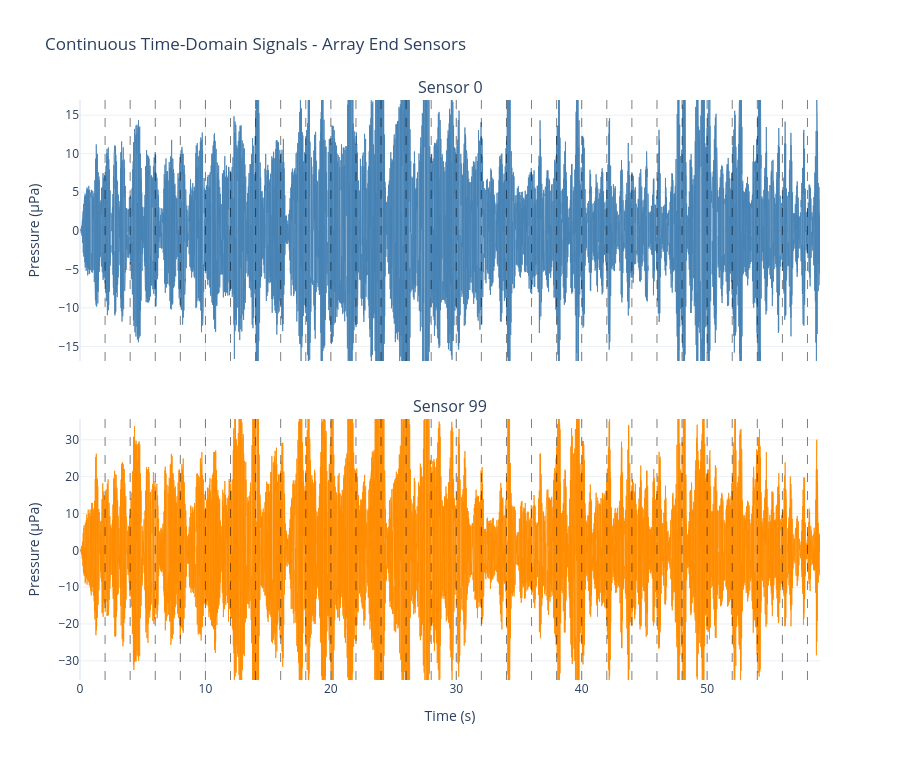

The code cell stored with this chart in its notebook:
### Markdown cell above
## 14. Compare First and Last Sensor Signals

Visualize spatial variation: signals from opposite ends of the 100-sensor array show time delays and amplitude differences due to array geometry.

### Code cell
boundary_times_s = [
    i * SIM_PARAMS["time_interval"].total_seconds()
    for i in range(1, SIM_PARAMS["num_steps"])
]
first_real = np.real(continuous_signal_first)
last_real = np.real(continuous_signal_last)

fig_end_sensors = make_subplots(
    rows=2,
    cols=1,
    shared_xaxes=True,
    vertical_spacing=0.1,
    subplot_titles=("Sensor 0", f"Sensor {ARRAY_PARAMS['num_sensors'] - 1}"),
)

# First sensor
fig_end_sensors.add_trace(
    go.Scatter(
        x=time_axis,
        y=first_real,
        mode="lines",
        line=dict(width=1, color="steelblue"),
        opacity=0.8,
        showlegend=False,
    ),
    row=1,
    col=1,
)
fig_end_sensors.update_yaxes(
    range=[np.percentile(first_real, 1), np.percentile(first_real, 99)],
    title_text="Pressure (µPa)",
    row=1,
    col=1,
)

# Last sensor
fig_end_sensors.add_trace(
    go.Scatter(
        x=time_axis,
        y=last_real,
        mode="lines",
        line=dict(width=1, color="darkorange"),
        opacity=0.8,
        showlegend=False,
    ),
    row=2,
    col=1,
)
fig_end_sensors.update_yaxes(
    range=[np.percentile(last_real, 1), np.percentile(last_real, 99)],
    title_text="Pressure (µPa)",
    row=2,
    col=1,
)
fig_end_sensors.update_xaxes(title_text="Time (s)", row=2, col=1)

for row in (1, 2):
    for t_boundary in boundary_times_s:
        fig_end_sensors.add_vline(
            x=t_boundary,
            line_color="black",
            line_dash="dash",
            opacity=0.5,
            line_width=1,
            row=row,
            col=1,
        )

fig_end_sensors.update_layout(
    title="Continuous Time-Domain Signals - Array End Sensors",
    template="plotly_white",
    height=760,
    width=900,
)
fig_end_sensors.show()

### Figure 1 — Plotly figure (JSON) as saved in the notebook; plotly's stock layout.template omitted (floating-point values rounded to 4 significant figures; data arrays with more than 128 entries replaced by an {"elided": "..."} marker saying what was removed)
{"data": [{"line": {"color": "steelblue", "width": 1}, "mode": "lines", "opacity": 0.8, "showlegend": false, "type": "scatter", "x": {"elided": "29500 float values"}, "xaxis": "x", "y": {"elided": "29500 float values"}, "yaxis": "y"}, {"line": {"color": "darkorange", "width": 1}, "mode": "lines", "opacity": 0.8, "showlegend": false, "type": "scatter", "x": {"elided": "29500 float values"}, "xaxis": "x2", "y": {"elided": "29500 float values"}, "yaxis": "y2"}], "layout": {"annotations": [{"font": {"size": 16}, "showarrow": false, "text": "Sensor 0", "x": 0.5, "xanchor": "center", "xref": "paper", "y": 1, "yanchor": "bottom", "yref": "paper"}, {"font": {"size": 16}, "showarrow": false, "text": "Sensor 99", "x": 0.5, "xanchor": "center", "xref": "paper", "y": 0.45, "yanchor": "bottom", "yref": "paper"}], "height": 760, "shapes": [{"line": {"color": "black", "dash": "dash", "width": 1}, "opacity": 0.5, "type": "line", "x0": 2, "x1": 2, "xref": "x", "y0": 0, "y1": 1, "yref": "y domain"}, {"line": {"color": "black", "dash": "dash", "width": 1}, "opacity": 0.5, "type": "line", "x0": 4, "x1": 4, "xref": "x", "y0": 0, "y1": 1, "yref": "y domain"}, {"line": {"color": "black", "dash": "dash", "width": 1}, "opacity": 0.5, "type": "line", "x0": 6, "x1": 6, "xref": "x", "y0": 0, "y1": 1, "yref": "y domain"}, {"line": {"color": "black", "dash": "dash", "width": 1}, "opacity": 0.5, "type": "line", "x0": 8, "x1": 8, "xref": "x", "y0": 0, "y1": 1, "yref": "y domain"}, {"line": {"color": "black", "dash": "dash", "width": 1}, "opacity": 0.5, "type": "line", "x0": 10, "x1": 10, "xref": "x", "y0": 0, "y1": 1, "yref": "y domain"}, {"line": {"color": "black", "dash": "dash", "width": 1}, "opacity": 0.5, "type": "line", "x0": 12, "x1": 12, "xref": "x", "y0": 0, "y1": 1, "yref": "y domain"}, {"line": {"color": "black", "dash": "dash", "width": 1}, "opacity": 0.5, "type": "line", "x0": 14, "x1": 14, "xref": "x", "y0": 0, "y1": 1, "yref": "y domain"}, {"line": {"color": "black", "dash": "dash", "width": 1}, "opacity": 0.5, "type": "line", "x0": 16, "x1": 16, "xref": "x", "y0": 0, "y1": 1, "yref": "y domain"}, {"line": {"color": "black", "dash": "dash", "width": 1}, "opacity": 0.5, "type": "line", "x0": 18, "x1": 18, "xref": "x", "y0": 0, "y1": 1, "yref": "y domain"}, {"line": {"color": "black", "dash": "dash", "width": 1}, "opacity": 0.5, "type": "line", "x0": 20, "x1": 20, "xref": "x", "y0": 0, "y1": 1, "yref": "y domain"}, {"line": {"color": "black", "dash": "dash", "width": 1}, "opacity": 0.5, "type": "line", "x0": 22, "x1": 22, "xref": "x", "y0": 0, "y1": 1, "yref": "y domain"}, {"line": {"color": "black", "dash": "dash", "width": 1}, "opacity": 0.5, "type": "line", "x0": 24, "x1": 24, "xref": "x", "y0": 0, "y1": 1, "yref": "y domain"}, {"line": {"color": "black", "dash": "dash", "width": 1}, "opacity": 0.5, "type": "line", "x0": 26, "x1": 26, "xref": "x", "y0": 0, "y1": 1, "yref": "y domain"}, {"line": {"color": "black", "dash": "dash", "width": 1}, "opacity": 0.5, "type": "line", "x0": 28, "x1": 28, "xref": "x", "y0": 0, "y1": 1, "yref": "y domain"}, {"line": {"color": "black", "dash": "dash", "width": 1}, "opacity": 0.5, "type": "line", "x0": 30, "x1": 30, "xref": "x", "y0": 0, "y1": 1, "yref": "y domain"}, {"line": {"color": "black", "dash": "dash", "width": 1}, "opacity": 0.5, "type": "line", "x0": 32, "x1": 32, "xref": "x", "y0": 0, "y1": 1, "yref": "y domain"}, {"line": {"color": "black", "dash": "dash", "width": 1}, "opacity": 0.5, "type": "line", "x0": 34, "x1": 34, "xref": "x", "y0": 0, "y1": 1, "yref": "y domain"}, {"line": {"color": "black", "dash": "dash", "width": 1}, "opacity": 0.5, "type": "line", "x0": 36, "x1": 36, "xref": "x", "y0": 0, "y1": 1, "yref": "y domain"}, {"line": {"color": "black", "dash": "dash", "width": 1}, "opacity": 0.5, "type": "line", "x0": 38, "x1": 38, "xref": "x", "y0": 0, "y1": 1, "yref": "y domain"}, {"line": {"color": "black", "dash": "dash", "width": 1}, "opacity": 0.5, "type": "line", "x0": 40, "x1": 40, "xref": "x", "y0": 0, "y1": 1, "yref": "y domain"}, {"line": {"color": "black", "dash": "dash", "width": 1}, "opacity": 0.5, "type": "line", "x0": 42, "x1": 42, "xref": "x", "y0": 0, "y1": 1, "yref": "y domain"}, {"line": {"color": "black", "dash": "dash", "width": 1}, "opacity": 0.5, "type": "line", "x0": 44, "x1": 44, "xref": "x", "y0": 0, "y1": 1, "yref": "y domain"}, {"line": {"color": "black", "dash": "dash", "width": 1}, "opacity": 0.5, "type": "line", "x0": 46, "x1": 46, "xref": "x", "y0": 0, "y1": 1, "yref": "y domain"}, {"line": {"color": "black", "dash": "dash", "width": 1}, "opacity": 0.5, "type": "line", "x0": 48, "x1": 48, "xref": "x", "y0": 0, "y1": 1, "yref": "y domain"}, {"line": {"color": "black", "dash": "dash", "width": 1}, "opacity": 0.5, "type": "line", "x0": 50, "x1": 50, "xref": "x", "y0": 0, "y1": 1, "yref": "y domain"}, {"line": {"color": "black", "dash": "dash", "width": 1}, "opacity": 0.5, "type": "line", "x0": 52, "x1": 52, "xref": "x", "y0": 0, "y1": 1, "yref": "y domain"}, {"line": {"color": "black", "dash": "dash", "width": 1}, "opacity": 0.5, "type": "line", "x0": 54, "x1": 54, "xref": "x", "y0": 0, "y1": 1, "yref": "y domain"}, {"line": {"color": "black", "dash": "dash", "width": 1}, "opacity": 0.5, "type": "line", "x0": 56, "x1": 56, "xref": "x", "y0": 0, "y1": 1, "yref": "y domain"}, {"line": {"color": "black", "dash": "dash", "width": 1}, "opacity": 0.5, "type": "line", "x0": 58, "x1": 58, "xref": "x", "y0": 0, "y1": 1, "yref": "y domain"}, {"line": {"color": "black", "dash": "dash", "width": 1}, "opacity": 0.5, "type": "line", "x0": 2, "x1": 2, "xref": "x2", "y0": 0, "y1": 1, "yref": "y2 domain"}, {"line": {"color": "black", "dash": "dash", "width": 1}, "opacity": 0.5, "type": "line", "x0": 4, "x1": 4, "xref": "x2", "y0": 0, "y1": 1, "yref": "y2 domain"}, {"line": {"color": "black", "dash": "dash", "width": 1}, "opacity": 0.5, "type": "line", "x0": 6, "x1": 6, "xref": "x2", "y0": 0, "y1": 1, "yref": "y2 domain"}, {"line": {"color": "black", "dash": "dash", "width": 1}, "opacity": 0.5, "type": "line", "x0": 8, "x1": 8, "xref": "x2", "y0": 0, "y1": 1, "yref": "y2 domain"}, {"line": {"color": "black", "dash": "dash", "width": 1}, "opacity": 0.5, "type": "line", "x0": 10, "x1": 10, "xref": "x2", "y0": 0, "y1": 1, "yref": "y2 domain"}, {"line": {"color": "black", "dash": "dash", "width": 1}, "opacity": 0.5, "type": "line", "x0": 12, "x1": 12, "xref": "x2", "y0": 0, "y1": 1, "yref": "y2 domain"}, {"line": {"color": "black", "dash": "dash", "width": 1}, "opacity": 0.5, "type": "line", "x0": 14, "x1": 14, "xref": "x2", "y0": 0, "y1": 1, "yref": "y2 domain"}, {"line": {"color": "black", "dash": "dash", "width": 1}, "opacity": 0.5, "type": "line", "x0": 16, "x1": 16, "xref": "x2", "y0": 0, "y1": 1, "yref": "y2 domain"}, {"line": {"color": "black", "dash": "dash", "width": 1}, "opacity": 0.5, "type": "line", "x0": 18, "x1": 18, "xref": "x2", "y0": 0, "y1": 1, "yref": "y2 domain"}, {"line": {"color": "black", "dash": "dash", "width": 1}, "opacity": 0.5, "type": "line", "x0": 20, "x1": 20, "xref": "x2", "y0": 0, "y1": 1, "yref": "y2 domain"}, {"line": {"color": "black", "dash": "dash", "width": 1}, "opacity": 0.5, "type": "line", "x0": 22, "x1": 22, "xref": "x2", "y0": 0, "y1": 1, "yref": "y2 domain"}, {"line": {"color": "black", "dash": "dash", "width": 1}, "opacity": 0.5, "type": "line", "x0": 24, "x1": 24, "xref": "x2", "y0": 0, "y1": 1, "yref": "y2 domain"}, {"line": {"color": "black", "dash": "dash", "width": 1}, "opacity": 0.5, "type": "line", "x0": 26, "x1": 26, "xref": "x2", "y0": 0, "y1": 1, "yref": "y2 domain"}, {"line": {"color": "black", "dash": "dash", "width": 1}, "opacity": 0.5, "type": "line", "x0": 28, "x1": 28, "xref": "x2", "y0": 0, "y1": 1, "yref": "y2 domain"}, {"line": {"color": "black", "dash": "dash", "width": 1}, "opacity": 0.5, "type": "line", "x0": 30, "x1": 30, "xref": "x2", "y0": 0, "y1": 1, "yref": "y2 domain"}, {"line": {"color": "black", "dash": "dash", "width": 1}, "opacity": 0.5, "type": "line", "x0": 32, "x1": 32, "xref": "x2", "y0": 0, "y1": 1, "yref": "y2 domain"}, {"line": {"color": "black", "dash": "dash", "width": 1}, "opacity": 0.5, "type": "line", "x0": 34, "x1": 34, "xref": "x2", "y0": 0, "y1": 1, "yref": "y2 domain"}, {"line": {"color": "black", "dash": "dash", "width": 1}, "opacity": 0.5, "type": "line", "x0": 36, "x1": 36, "xref": "x2", "y0": 0, "y1": 1, "yref": "y2 domain"}, {"line": {"color": "black", "dash": "dash", "width": 1}, "opacity": 0.5, "type": "line", "x0": 38, "x1": 38, "xref": "x2", "y0": 0, "y1": 1, "yref": "y2 domain"}, {"line": {"color": "black", "dash": "dash", "width": 1}, "opacity": 0.5, "type": "line", "x0": 40, "x1": 40, "xref": "x2", "y0": 0, "y1": 1, "yref": "y2 domain"}, {"line": {"color": "black", "dash": "dash", "width": 1}, "opacity": 0.5, "type": "line", "x0": 42, "x1": 42, "xref": "x2", "y0": 0, "y1": 1, "yref": "y2 domain"}, {"line": {"color": "black", "dash": "dash", "width": 1}, "opacity": 0.5, "type": "line", "x0": 44, "x1": 44, "xref": "x2", "y0": 0, "y1": 1, "yref": "y2 domain"}, {"line": {"color": "black", "dash": "dash", "width": 1}, "opacity": 0.5, "type": "line", "x0": 46, "x1": 46, "xref": "x2", "y0": 0, "y1": 1, "yref": "y2 domain"}, {"line": {"color": "black", "dash": "dash", "width": 1}, "opacity": 0.5, "type": "line", "x0": 48, "x1": 48, "xref": "x2", "y0": 0, "y1": 1, "yref": "y2 domain"}, {"line": {"color": "black", "dash": "dash", "width": 1}, "opacity": 0.5, "type": "line", "x0": 50, "x1": 50, "xref": "x2", "y0": 0, "y1": 1, "yref": "y2 domain"}, {"line": {"color": "black", "dash": "dash", "width": 1}, "opacity": 0.5, "type": "line", "x0": 52, "x1": 52, "xref": "x2", "y0": 0, "y1": 1, "yref": "y2 domain"}, {"line": {"color": "black", "dash": "dash", "width": 1}, "opacity": 0.5, "type": "line", "x0": 54, "x1": 54, "xref": "x2", "y0": 0, "y1": 1, "yref": "y2 domain"}, {"line": {"color": "black", "dash": "dash", "width": 1}, "opacity": 0.5, "type": "line", "x0": 56, "x1": 56, "xref": "x2", "y0": 0, "y1": 1, "yref": "y2 domain"}, {"line": {"color": "black", "dash": "dash", "width": 1}, "opacity": 0.5, "type": "line", "x0": 58, "x1": 58, "xref": "x2", "y0": 0, "y1": 1, "yref": "y2 domain"}], "title": {"text": "Continuous Time-Domain Signals - Array End Sensors"}, "width": 900, "xaxis": {"anchor": "y", "domain": [0, 1], "matches": "x2", "showticklabels": false}, "xaxis2": {"anchor": "y2", "domain": [0, 1], "title": {"text": "Time (s)"}}, "yaxis": {"anchor": "x", "domain": [0.55, 1], "range": [-16.89, 16.96], "title": {"text": "Pressure (µPa)"}}, "yaxis2": {"anchor": "x2", "domain": [0, 0.45], "range": [-35.22, 35.66], "title": {"text": "Pressure (µPa)"}}}}
